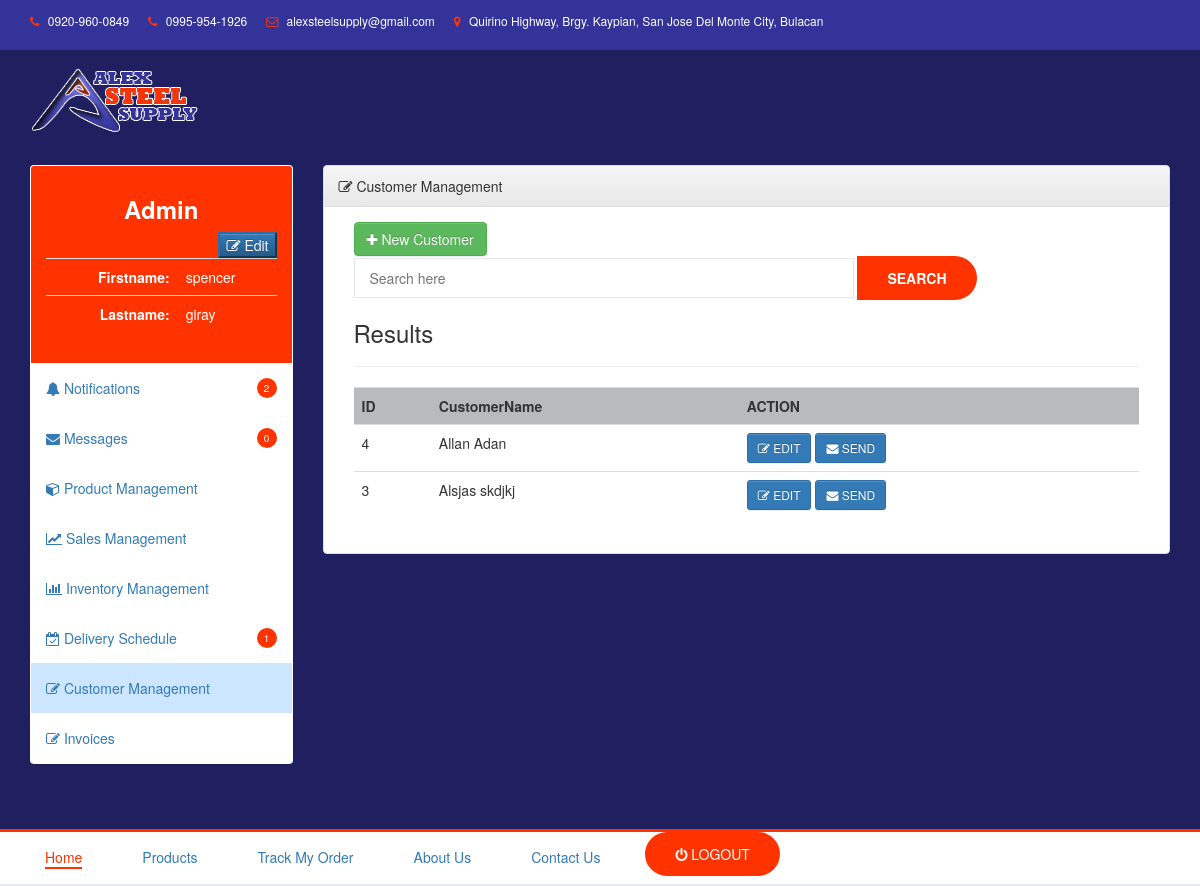
The page /admincustomer.php (signed in) on the database its author committed.
### tables this page shows
CREATE TABLE `myaccounttbl` (
  `accountid` int(10) NOT NULL,
  `usertype` varchar(20) NOT NULL,
  `myaccountID` varchar(50) NOT NULL,
  `firstname` varchar(100) NOT NULL,
  `lastname` varchar(100) NOT NULL,
  `company` varchar(100) NOT NULL,
  `tin` varchar(100) NOT NULL,
  `gender` varchar(5) NOT NULL,
  `image` varchar(150) NOT NULL,
  `houseno` varchar(100) NOT NULL,
  `barangay` varchar(100) NOT NULL,
  `municipal` varchar(100) NOT NULL,
  `province` varchar(100) NOT NULL,
  `zipcode` varchar(10) NOT NULL,
  `mobileno` varchar(20) NOT NULL,
  `email` varchar(100) NOT NULL,
  `username` varchar(100) NOT NULL,
  `password` varchar(100) NOT NULL
);

### admincustomer.php (the view, shortened to what the rows shown need)
<?php
include('function2.php');
     $userprofile=$_SESSION['user_name'];
     if($userprofile==true){
         $query="SELECT * FROM `myaccounttbl` WHERE username='$userprofile' ";
         $data=mysqli_query($con, $query);
         $result=mysqli_fetch_assoc($data);
     }
     @$search=$_GET['searchdata'];
     $userquery="SELECT * FROM `myaccounttbl` where `usertype`='user' ORDER BY `firstname` ";
     $userdata=mysqli_query($con, $userquery);
      $userquery2="SELECT * FROM `myaccounttbl` where lastname='$search' OR firstname='$search' OR `usertype`='user' ORDER BY `firstname` ";
       $userdata2=mysqli_query($con, $userquery2);
?>
<!DOCTYPE html>
<html lang="en">
    <head>
        <link type="text/css" rel="stylesheet" href="css/bootstrap.min.css"/>
        <link type="text/css" rel="stylesheet" href="bootstrap-3.3.7-dist/css/bootstrap.css"/>
        <link type="text/css" rel="stylesheet" href="css/slick.css"/>
        <link type="text/css" rel="stylesheet" href="css/slick-theme.css"/>
        <link type="text/css" rel="stylesheet" href="css/nouislider.min.css"/>
        <link rel="stylesheet" href="css/font-awesome.min.css">
        <link type="text/css" rel="stylesheet" href="css/style.css"/>
        <link rel="stylesheet" href="assets/bootstrap/css/bootstrap.min.css">
        <link rel="stylesheet" href="assets/fonts/font-awesome.min.css">
        <link rel="stylesheet" href="assets/css/styles.css">
        <link rel="stylesheet" href="assets/css/Pretty-Header.css">
        <link rel="stylesheet" href="assets/css/cool-link.css">
        <link rel="stylesheet" href="assets/css/slideInDown.css">
        <link rel="stylesheet" href="assets/css/slideInLeft.css">
        <link rel="stylesheet" href="assets/css/slideInRight.css">
        <link rel="stylesheet" href="assets/css/Pretty-Footer.css">
        <link rel="stylesheet" href="assets/css/Google-Style-Login.css">
        <link rel="stylesheet" href="assets/css/Google-Style-Login-1.css">
        <link rel="stylesheet" href="../../maxcdn.bootstrapcdn.com/bootstrap/3.3.6/css/bootstrap.min.css">
        <link rel="stylesheet" href="https://maxcdn.bootstrapcdn.com/bootstrap/3.4.1/css/bootstrap.min.css">
    </head>
    <body>
        <header>
            <div id="header">
                <div class="container">
                    <div class="row">
                <div class="col-md-12">
                <div class="row">
                    <div class="section">
                        <div class="container">
                            <div class="row">
                                 <div id="myaccount-section" class="col-md-3">
                                     <div class="panel">
                                           <div class="panel-heading" style="background-color: #ff3300; color: #fff;"><h3><center><b>  Admin </b> </center> </h3>
                                                        <table class="table table-responsive ">
                                                            <tr>
                                                                <th style="text-align: right;">Firstname: </th>
                                                                <td><?php echo $result['firstname']; ?></td>
                                                            </tr style="text-align: right;">
                                                            <tr>
                                                                <th style="text-align: right;">Lastname: </th>
                                                                <td><?php echo $result['lastname']; ?></td>
                                                            </tr>
                                                        </table>
                                           </div>
                                            </div>
                                        </div>
                                         <div class="col-md-9">
                                        <div class="panel panel-default">
                                            <div class="panel-body">
                                                <div class="col-md-12">
                                                    <br>
                                                    <table class="table table-responsive table-hover">
                                                       <tr style="background-color: #B9BABC ">
                                                         <th style="text-align: left;">ID</th>
                                                         <th style="text-align: left;">CustomerName</th>
                                                         <th style="text-align: left;">ACTION</th>
                                                       </tr>
                                                       <?php
                                                       if(isset($_GET['searchdata'])){
                                                        while ($userresult2=mysqli_fetch_assoc($userdata2)) {
                                                       ?>
                                                       <tr>
                                                         <td> <?php echo $userresult2['accountid'] ?> </td>
                                                         <td> <?php echo $userresult2['firstname'] ."  " .$userresult2['lastname'] ?> </td>
                                                         <td>
                                                            <a href="admincustomeredit.php?id=<?php echo $userresult2['ID'] ?>">
                                                            <button class="btn btn-primary"> <span><i class="fa fa-edit"></i></span> EDIT </button>
                                                            </a>
                                                        </td>
                                                       </tr>
                                                       <?php
                                                                }
                                                           }else {
                                                            while ($userresult=mysqli_fetch_assoc($userdata)) {
                                                        ?>
                                                       <tr>
                                                         <td> <?php echo $userresult['accountid'] ?> </td>
                                                         <td> <?php echo $userresult['firstname'] ."  " .$userresult['lastname'] ?> </td>
                                                         <td>
                                                            <a href="admincustomeredit.php?id=<?php echo $userresult['accountid'] ?>">
                                                            <button class="btn btn-primary btn-sm " > <span><i class="fa fa-edit"></i></span> EDIT </button></a>
                                                           <button class="btn btn-primary btn-sm " data-toggle="modal" data-target="#sendmessage" onclick="sendmsg(<?php echo $userresult['accountid']; ?>)"> <span><i class="fa fa-envelope"></i></span> SEND </button>
                                                        </td>
                                                       </tr>
                                                        <?php
                                                            }
                                                           }
                                                       ?>
                                                    </table>
                                                </div>
                                            </div>
                                        </div>
                                        </div>
                                </div>
                            </div>
                        </div>
                        </div>
                        </div>
                    </div>
                </div>
            </div>
        </header>
    </body>
</html>

### rows shown on the page
myaccounttbl: firstname "spencer", lastname "giray"
myaccounttbl: accountid "4", firstname "Allan", lastname "Adan"
myaccounttbl: accountid "3", firstname "Alsjas", lastname "skdjkj"

### other values the page prints
countmessage($id) "0"
